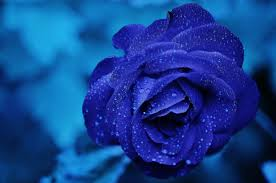
#> input picture img.jpeg, 276 x 183 px
$ python getting_and_setting.py --image img.jpeg
#> lines starting #> are read from the running program, lines starting #| are printed output that depends on the picture; after the words box and inside, x2 and y2 are one past the last pixel; in counts of white or black regions, pixels touching at a corner belong together
from __future__ import print_function
import argparse
import cv2 as cv

parser = argparse.ArgumentParser()
parser.add_argument("-i","--image",required = True, help = "Path to the image")
args = parser.parse_args()
image = cv.imread(args.image)
#> image is the input picture: shape (183, 276, 3); mean B, G, R 144.6, 64.9, 19.3
(b,g,r) = image[0,0]
#> b = 105; g = 52; r = 15
print("Pixel at (0,0) - Red = {} Blue = {} Green = {} ".format(r,g,b))
#| Pixel at (0,0) - Red = 15 Blue = 52 Green = 105


corner = image[0:100,0:100]
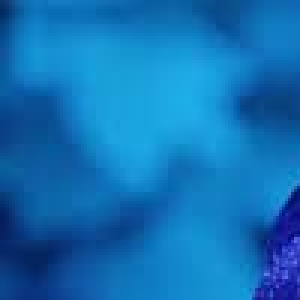
#> corner: shape (100, 100, 3) (shown 3 times larger); mean B, G, R 182.3, 112.9, 17
cv.imshow("Corner",corner)
cv.waitKey(0)

image[1:100,1:100] = (0,255,0)
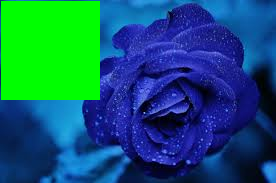
#> image: shape (183, 276, 3); 19.4% of pixels changed, all inside (x1, y1, x2, y2) = (1, 1, 100, 100)
cv.imshow("Updated_image",image)
cv.waitKey(0)
